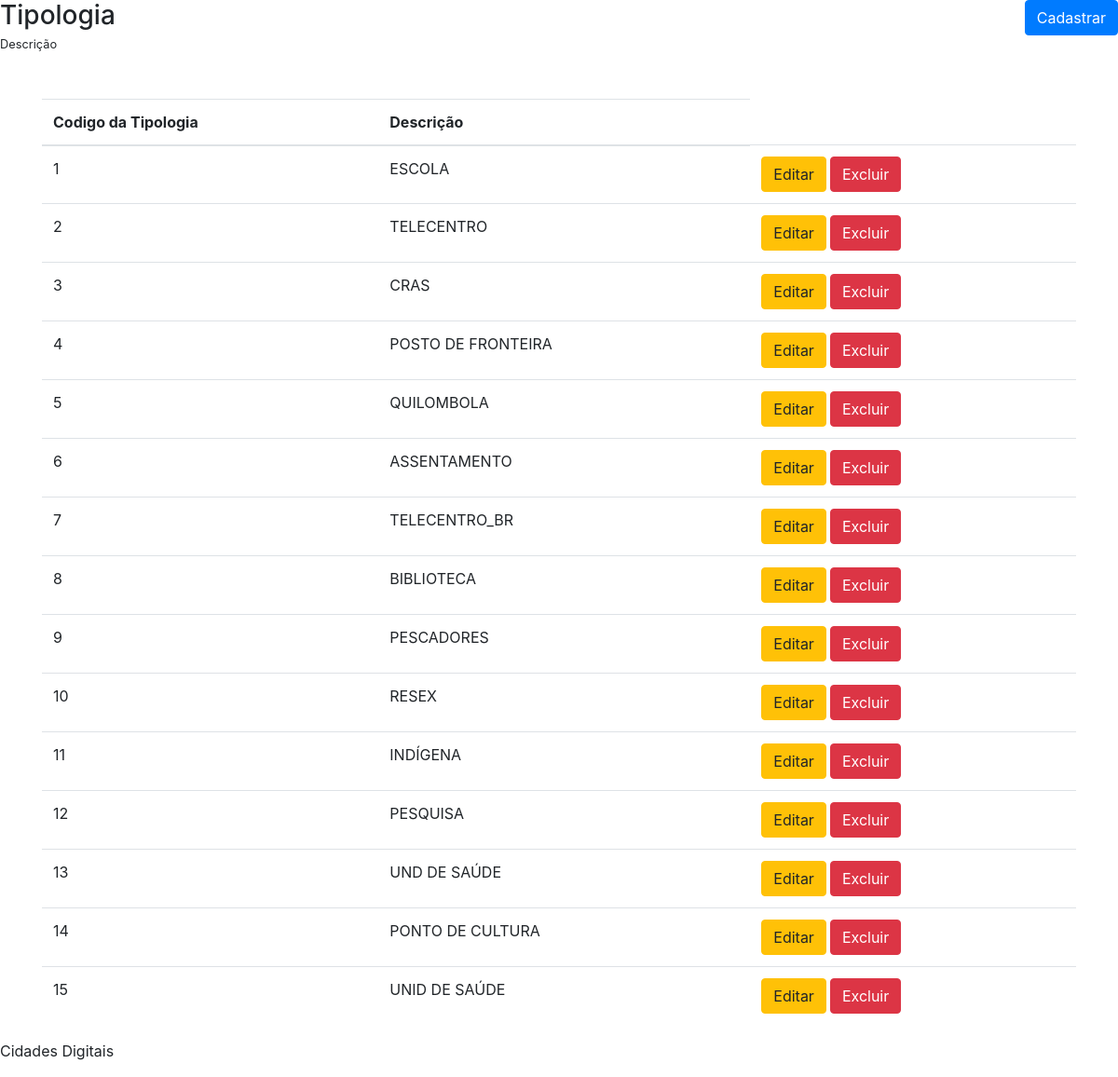
The app's page /View/Tipologia.php with its own data.
### tables this page shows
CREATE TABLE `tipologia` (
  `cod_tipologia` int(11) NOT NULL AUTO_INCREMENT,
  `descricao` varchar(45) DEFAULT NULL,
  PRIMARY KEY (`cod_tipologia`)
);

### Model/DAO/ClassTipologiaDAO.php (called while the page is built, shortened)
<?php
class ClassTipologiaDAO {
    public function listarTipologia(){
        try {
            $pdo = Conexao::getInstance();
            $sql = "SELECT cod_tipologia, descricao FROM tipologia ORDER BY cod_tipologia ASC";
            $stmt = $pdo->prepare($sql);
            $stmt->execute();
            return $stmt->fetchAll();
        } catch (PDOException $ex) {
            return $ex->getMessage();
        }
    }
}

### Controller/ControleListarTipologia.php (called while the page is built)
<?php
require_once '../Model/DAO/ClassTipologiaDAO.php';
$listar = new ClassTipologiaDAO();
$dados = $listar->listarTipologia();
if($dados) {
    $array_dados = $dados;
} else {
    $array_dados = [];
}

### view/Tipologia.php (the view, shortened to what this page needs)
<?php
    include_once("_cabecalho.php");
    require_once("../Controller/ControleListarTipologia.php");
    ?>
    <main id="main">
        <div class="row mb-5">
          <div id="mainHeader" class="col-md-6 d-flex align-items-center">
            <span>
            <h3 class="mb-0">Tipologia</h3>
            <small>Descrição</small>
            </span>
            </div>
            <div class="col-md-6 text-right">
                <button type="button" class="btn btn-primary" data-toggle="modal" data-target=".cadastrar-tipologia-modal-lg">
                Cadastrar
                </button>
            </div>
        </div>
        <div class="container">
          <div class="row">
            <div class="col-12">
              <div class="table-responsive">
                <table class="table">
                  <thead>
                    <tr>
                      <th scope="col">Codigo da Tipologia</th>
                      <th scope="col">Descrição</th>
                    </tr>
                  </thead>
                  <tbody>
                  <?php
                    foreach($array_dados as $key => $value) {
                        ?>
                        <tr>
                          <td><?php echo $value['cod_tipologia'] ?></td>
                          <td><?php echo $value['descricao'] ?></td>
                          <td>
                            <span class="d-flex">
                              <button type="button" class="btn btn-warning mr-1">Editar</button>
                              <button onclick="apagarDados('<?php echo URL ?>Controller/ControleApagarTipologia.php?cod_tipologia=<?php echo $value['cod_tipologia'] ?>')" class="btn btn-danger">Excluir</button>
                            </span>
                          </td>
                        </tr>
                        <?php
                    }
                  ?>
                  </tbody>
                </table>
              </div>
            </div>
          </div>
        </div>
    </main>
    <?php
    include_once('_rodape.php');
?>

### records on screen
tipologia: cod_tipologia "1", descricao "ESCOLA"
tipologia: cod_tipologia "2", descricao "TELECENTRO"
tipologia: cod_tipologia "3", descricao "CRAS"
tipologia: cod_tipologia "4", descricao "POSTO DE FRONTEIRA"
tipologia: cod_tipologia "5", descricao "QUILOMBOLA"
tipologia: cod_tipologia "6", descricao "ASSENTAMENTO"
tipologia: cod_tipologia "7", descricao "TELECENTRO_BR"
tipologia: cod_tipologia "8", descricao "BIBLIOTECA"
tipologia: cod_tipologia "9", descricao "PESCADORES"
tipologia: cod_tipologia "10", descricao "RESEX"
tipologia: cod_tipologia "11", descricao "INDÍGENA"
tipologia: cod_tipologia "12", descricao "PESQUISA"
tipologia: cod_tipologia "13", descricao "UND DE SAÚDE"
tipologia: cod_tipologia "14", descricao "PONTO DE CULTURA"
tipologia: cod_tipologia "15", descricao "UNID DE SAÚDE"
